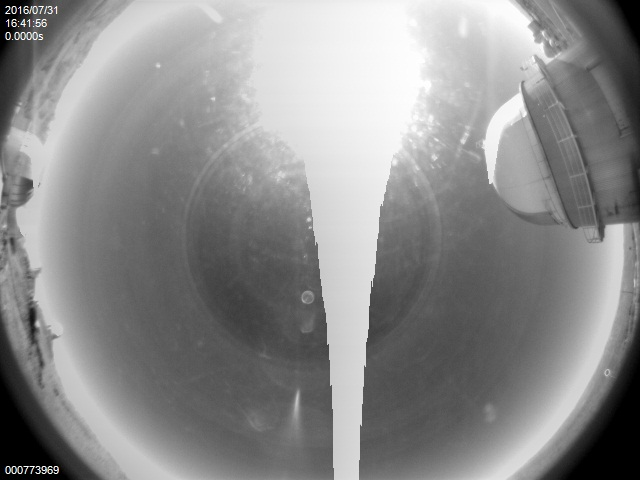
#> input picture analyse_AllSky/current.JPG, 640 x 480 px; its folder holds only this picture in this run
$ python plot_coordinates.py   (Python 2 division)   (older library calls are emulated)
#> lines starting #> are read from the running program, lines starting #| are printed output that depends on the picture
#> further down, im is the input picture: shape (480, 640, 3); mean R, G, B 139.5, 139.5, 139.5
### analyse_AllSky/util.py
"""
Useful functions and definitions
"""

import os
import cPickle as pickle
import gzip
import copy

import scipy.ndimage
import numpy as np

import urllib2, re

def rgb2gray(arr):
	red = arr[:,:,0]
	green = arr[:,:,1]
	blue = arr[:,:,2]

	return 0.299 * red + 0.587 * green + 0.144 * blue

# [60 lines left out: functions get_mask, loadallsky, writepickle, readpickle, not called in this run]

from scipy.optimize import leastsq

# [72 lines left out: functions gaussian, fwhm, not called in this run]

def get_params(location="LaSilla"):
	if location == "LaSilla":
		cx = 279
		cy = 230
		prefered_direction = {'dir':194.3, 'posx':297, 'posy':336}
		prefered_theta = np.arctan2(prefered_direction['posy']-cy, prefered_direction['posx']-cx)
		north = prefered_theta + np.deg2rad(prefered_direction['dir'])
		deltatetha=180-prefered_direction['dir']+5
		params = {'k1': 1.96263549291*0.945,
				'k2': 0.6,
				'ff': 1.,
				'r0': 330,
				'cx': cx,
				'cy': cy,
				'prefered_direction':prefered_direction,
				'prefered_theta': prefered_theta,
				'deltatetha': deltatetha,
				'north': north,
				'url': "http://allsky-dk154.asu.cas.cz/raw/AllSkyCurrentImage.JPG",
				'url_weather':"http://www.ls.eso.org/lasilla/dimm/meteo.last",
				'wind_pointing_limit':15.,
				'wind_stopping_limit':20.}
	else:
		raise ValueError("Unknown location")

	return params

def get_radius(elev, ff, k1, k2, r0):
	return ff*k1*np.tan(k2 * elev / 2.) * r0

def get_image_coordinates(az, elev, location="LaSilla", params=None):
	if params is None:
		params = get_params(location)

	k1 = params['k1']
	k2 = params['k2']
	ff = params['ff']
	r0 = params['r0']
	north = params['north']
	cx = params['cx']
	cy = params['cy']

	az *= -1.
	elev = np.pi/2. - elev

	rr = get_radius(elev, ff, k1, k2, r0)

	x = np.cos(north + az) * (rr - 2) + cx
	y = np.sin(north + az) * (rr - 2) + cy

	if x < 0 or y < 0:
		x = np.nan
		y = np.nan

	return x, y


# [38 lines left out: function get_wind, not called in this run]

### analyse_AllSky/plot_coordinates.py
import numpy as np
import pylab as plt
import glob
import scipy.ndimage
import util


theta_coordinates = np.deg2rad([-146,0,45,90,0,180,170,190,200,0, 270, 315])#np.arange(0, 360, 45))
theta_coordinates = np.deg2rad([0, 45, 90, 135, 180, 225, 270, 315])
print theta_coordinates


params = util.get_params(location="LaSilla")

ff = params['ff']
k1 = params['k1']
k2 = params['k2']
r0 = params['r0']
cx = params['cx']
cy = params['cy']
north = params['north']
deltatetha = params['deltatetha']

coordinatesx = np.cos(north + theta_coordinates) * r0 + cx
coordinatesy = np.sin(north + theta_coordinates) * r0 + cy

list_of_image = glob.glob("current*.JPG")
for fnimg in list_of_image:

	im = scipy.ndimage.imread(fnimg)
	ar = np.array(im)
	ar = util.rgb2gray(ar)

fig = plt.figure()
ax = fig.add_subplot(111)

plt.imshow(ar, interpolation="nearest", cmap = plt.get_cmap("Greys_r"))

northx, northy = util.get_image_coordinates(np.deg2rad(0), np.deg2rad(24))
eastx, easty = util.get_image_coordinates(np.deg2rad(90), np.deg2rad(20))

ax.annotate('N', xy=(northx, northy), rotation=deltatetha,
  horizontalalignment='center', verticalalignment='center')

ax.annotate('E', xy=(eastx, easty), rotation=deltatetha,
  horizontalalignment='center', verticalalignment='center')

altshow = [10, 15, 20, 25, 30, 35, 45, 45.5, 60, 75, 90-40, 90, 90-38]
altshow = np.arange(15, 105, 15)
for angle in np.deg2rad(altshow):
	rr = util.get_radius(angle, ff, k1, k2, r0)

	if angle >= np.pi/2: print rr/330.
	fig.gca().add_artist(plt.Circle((cx,cy),rr,color='k', fill=False))

	textx = np.cos(north + np.deg2rad(180)) * (rr - 2) + cx
	texty = np.sin(north + np.deg2rad(180)) * (rr - 2) + cy
	ax.annotate('%d' % (90-np.ceil(np.rad2deg(angle))), xy=(textx, texty), rotation=deltatetha,#prefered_direction['dir'],
	  horizontalalignment='left', verticalalignment='center', size=10)

elev_grid = np.deg2rad(np.arange(0, 90, 15))
azim_grid = np.deg2rad(np.arange(0, 360, 45))

for angle in elev_grid:
	for alpha in azim_grid:
		x, y = util.get_image_coordinates(alpha, angle)
		#plt.plot(x, y, 'o', markersize=5, c="r")
		#ax.annotate('%d %d' % (np.rad2deg(angle), np.rad2deg(alpha)), xy=(x, y), horizontalalignment='center', verticalalignment='center', size=10)
print elev_grid
print azim_grid
#exit()

#plt.plot([cx, northx], [cy, northy], lw=2, color='k')
for ccx, ccy in zip(coordinatesx, coordinatesy):
	plt.plot([cx, ccx], [cy, ccy], lw=1, color='k')

plt.show()
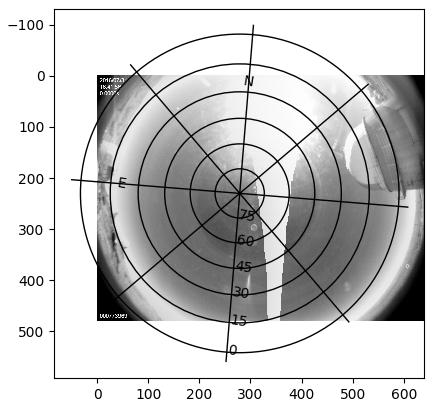
#> figure drawn by matplotlib, 1 panel
